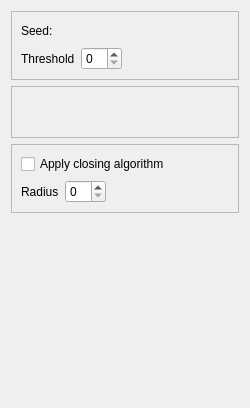
<?xml version="1.0" encoding="UTF-8"?>
<ui version="4.0">
 <class>ESPINA::SeedGrowSegmentationHistoryWidget</class>
 <widget class="QWidget" name="ESPINA::SeedGrowSegmentationHistoryWidget">
  <property name="geometry">
   <rect>
    <x>0</x>
    <y>0</y>
    <width>250</width>
    <height>408</height>
   </rect>
  </property>
  <property name="sizePolicy">
   <sizepolicy hsizetype="Minimum" vsizetype="Preferred">
    <horstretch>0</horstretch>
    <verstretch>0</verstretch>
   </sizepolicy>
  </property>
  <property name="minimumSize">
   <size>
    <width>250</width>
    <height>0</height>
   </size>
  </property>
  <property name="windowTitle">
   <string>Form</string>
  </property>
  <layout class="QVBoxLayout" name="verticalLayout_3">
   <item>
    <widget class="QFrame" name="frame">
     <property name="frameShape">
      <enum>QFrame::StyledPanel</enum>
     </property>
     <property name="frameShadow">
      <enum>QFrame::Raised</enum>
     </property>
     <layout class="QVBoxLayout" name="verticalLayout_2">
      <item>
       <layout class="QHBoxLayout" name="horizontalLayout_2">
        <item>
         <widget class="QLabel" name="label_6">
          <property name="text">
           <string>Seed:</string>
          </property>
         </widget>
        </item>
        <item>
         <widget class="QLabel" name="seed">
          <property name="minimumSize">
           <size>
            <width>50</width>
            <height>0</height>
           </size>
          </property>
          <property name="text">
           <string/>
          </property>
         </widget>
        </item>
        <item>
         <spacer name="horizontalSpacer_4">
          <property name="orientation">
           <enum>Qt::Horizontal</enum>
          </property>
          <property name="sizeHint" stdset="0">
           <size>
            <width>40</width>
            <height>20</height>
           </size>
          </property>
         </spacer>
        </item>
       </layout>
      </item>
      <item>
       <layout class="QHBoxLayout" name="horizontalLayout">
        <item>
         <widget class="QLabel" name="label">
          <property name="sizePolicy">
           <sizepolicy hsizetype="Maximum" vsizetype="Preferred">
            <horstretch>0</horstretch>
            <verstretch>0</verstretch>
           </sizepolicy>
          </property>
          <property name="maximumSize">
           <size>
            <width>72</width>
            <height>16777215</height>
           </size>
          </property>
          <property name="text">
           <string>Threshold</string>
          </property>
         </widget>
        </item>
        <item>
         <widget class="QSpinBox" name="threshold">
          <property name="sizePolicy">
           <sizepolicy hsizetype="Maximum" vsizetype="Fixed">
            <horstretch>0</horstretch>
            <verstretch>0</verstretch>
           </sizepolicy>
          </property>
         </widget>
        </item>
        <item>
         <spacer name="horizontalSpacer_3">
          <property name="orientation">
           <enum>Qt::Horizontal</enum>
          </property>
          <property name="sizeHint" stdset="0">
           <size>
            <width>40</width>
            <height>20</height>
           </size>
          </property>
         </spacer>
        </item>
       </layout>
      </item>
     </layout>
    </widget>
   </item>
   <item>
    <widget class="QFrame" name="roiFrame">
     <property name="frameShape">
      <enum>QFrame::StyledPanel</enum>
     </property>
     <property name="frameShadow">
      <enum>QFrame::Raised</enum>
     </property>
     <layout class="QHBoxLayout" name="horizontalLayout_5">
      <item>
       <widget class="QPushButton" name="resetROI">
        <property name="enabled">
         <bool>true</bool>
        </property>
        <property name="sizePolicy">
         <sizepolicy hsizetype="Fixed" vsizetype="Fixed">
          <horstretch>0</horstretch>
          <verstretch>0</verstretch>
         </sizepolicy>
        </property>
        <property name="minimumSize">
         <size>
          <width>32</width>
          <height>32</height>
         </size>
        </property>
        <property name="maximumSize">
         <size>
          <width>32</width>
          <height>32</height>
         </size>
        </property>
        <property name="baseSize">
         <size>
          <width>32</width>
          <height>32</height>
         </size>
        </property>
        <property name="toolTip">
         <string>Show Information</string>
        </property>
        <property name="text">
         <string/>
        </property>
        <property name="icon">
         <iconset resource="../../rsc/espina.qrc">
          <normaloff>:/espina/reset_roi.svg</normaloff>:/espina/reset_roi.svg</iconset>
        </property>
        <property name="iconSize">
         <size>
          <width>22</width>
          <height>22</height>
         </size>
        </property>
        <property name="checkable">
         <bool>false</bool>
        </property>
        <property name="flat">
         <bool>true</bool>
        </property>
       </widget>
      </item>
     </layout>
    </widget>
   </item>
   <item>
    <layout class="QVBoxLayout" name="verticalLayout"/>
   </item>
   <item>
    <widget class="QFrame" name="frame_2">
     <property name="frameShape">
      <enum>QFrame::StyledPanel</enum>
     </property>
     <property name="frameShadow">
      <enum>QFrame::Raised</enum>
     </property>
     <layout class="QVBoxLayout" name="verticalLayout_4">
      <item>
       <widget class="QCheckBox" name="applyClosing">
        <property name="text">
         <string>Apply closing algorithm</string>
        </property>
       </widget>
      </item>
      <item>
       <layout class="QHBoxLayout" name="horizontalLayout_4">
        <item>
         <widget class="QLabel" name="label_2">
          <property name="text">
           <string>Radius</string>
          </property>
         </widget>
        </item>
        <item>
         <widget class="QSpinBox" name="closingRadius">
          <property name="maximum">
           <number>20</number>
          </property>
         </widget>
        </item>
        <item>
         <spacer name="horizontalSpacer_5">
          <property name="orientation">
           <enum>Qt::Horizontal</enum>
          </property>
          <property name="sizeHint" stdset="0">
           <size>
            <width>40</width>
            <height>20</height>
           </size>
          </property>
         </spacer>
        </item>
       </layout>
      </item>
     </layout>
    </widget>
   </item>
   <item>
    <spacer name="verticalSpacer_2">
     <property name="orientation">
      <enum>Qt::Vertical</enum>
     </property>
     <property name="sizeHint" stdset="0">
      <size>
       <width>20</width>
       <height>40</height>
      </size>
     </property>
    </spacer>
   </item>
   <item>
    <layout class="QHBoxLayout" name="horizontalLayout_3">
     <item>
      <spacer name="horizontalSpacer">
       <property name="orientation">
        <enum>Qt::Horizontal</enum>
       </property>
       <property name="sizeHint" stdset="0">
        <size>
         <width>40</width>
         <height>20</height>
        </size>
       </property>
      </spacer>
     </item>
     <item>
      <widget class="QPushButton" name="m_modify">
       <property name="enabled">
        <bool>true</bool>
       </property>
       <property name="sizePolicy">
        <sizepolicy hsizetype="Fixed" vsizetype="Fixed">
         <horstretch>0</horstretch>
         <verstretch>0</verstretch>
        </sizepolicy>
       </property>
       <property name="minimumSize">
        <size>
         <width>32</width>
         <height>32</height>
        </size>
       </property>
       <property name="maximumSize">
        <size>
         <width>32</width>
         <height>32</height>
        </size>
       </property>
       <property name="baseSize">
        <size>
         <width>32</width>
         <height>32</height>
        </size>
       </property>
       <property name="toolTip">
        <string>Show Information</string>
       </property>
       <property name="text">
        <string/>
       </property>
       <property name="icon">
        <iconset resource="../../rsc/espina.qrc">
         <normaloff>:/espina/tick.png</normaloff>:/espina/tick.png</iconset>
       </property>
       <property name="iconSize">
        <size>
         <width>22</width>
         <height>22</height>
        </size>
       </property>
       <property name="flat">
        <bool>true</bool>
       </property>
      </widget>
     </item>
    </layout>
   </item>
  </layout>
  <zorder>verticalSpacer_2</zorder>
  <zorder>frame</zorder>
  <zorder>frame_2</zorder>
  <zorder>roiFrame</zorder>
 </widget>
 <resources>
  <include location="../../rsc/espina.qrc"/>
 </resources>
 <connections/>
</ui>
